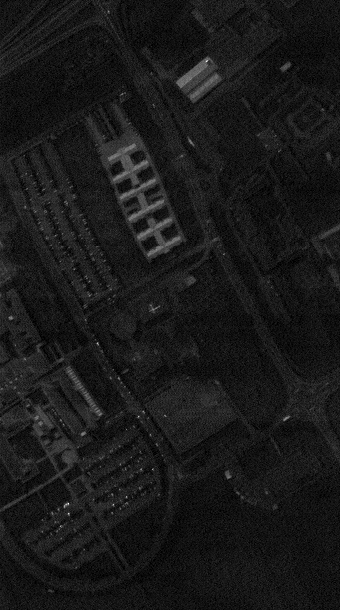
#> input picture openhsl/annotation maker/hsi_img_data/img_0000.PNG, 340 x 610 px
$ python -i split.py   (imports and definitions only)
#> lines starting #> are read from the running program, lines starting #| are printed output that depends on the picture; after the words box and inside, x2 and y2 are one past the last pixel; in counts of white or black regions, pixels touching at a corner belong together
#> further down, picture is the input picture: shape (610, 340, 3); min 0, max 31, mean 3.1
# -*- coding: utf-8 -*-
import numpy
import cv2

BLUR_SIZE = 3
THRESHOLD_BLOCK_SIZE = 13


def detect_object(img):
    img = cv2.cvtColor(img, cv2.COLOR_BGR2GRAY)
    img = cv2.medianBlur(img, BLUR_SIZE)
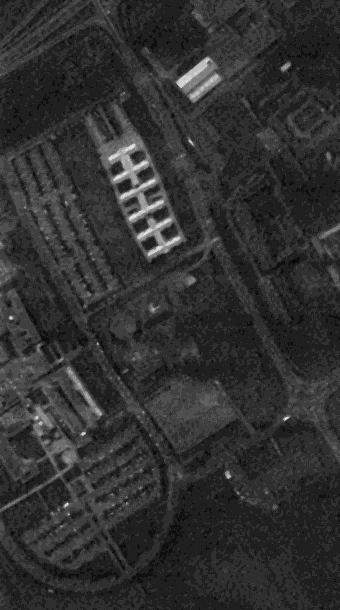
#> img: shape (610, 340); min 0, max 16, mean 3.11; drawn with min black and max white
    min_val, max_val, min_loc, max_loc = cv2.minMaxLoc(img)
#> min_val = 0; max_val = 16; min_loc = (71, 36); max_loc = (285, 418)
    val, img = cv2.threshold(img, 0, max_val, cv2.THRESH_BINARY + cv2.THRESH_OTSU)
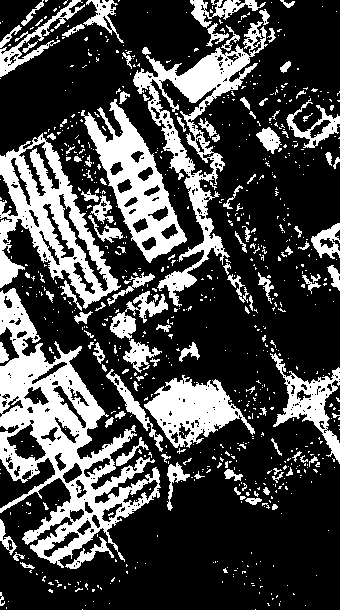
#> img: shape (610, 340); values 0 (black) and 16 (white), 27.9% white; 805 white regions (689 under 20 px)
#> val = 3
    contours, hierarchy = cv2.findContours(img, cv2.RETR_TREE, cv2.CHAIN_APPROX_SIMPLE)
#> contours = 1207 contours, 1052 with area under 20; largest, box (x1, y1, x2, y2) and area: (0, 288, 161, 568) 17678, (0, 133, 121, 309) 9492, (133, 21, 268, 307) 9041, (81, 99, 187, 263) 6590, (144, 375, 255, 448) 3918
    if len(contours) == 0:
        return (0, 0), (img.shape[1], img.shape[0])
    contours = numpy.concatenate(contours)
#> contours = contour of 15210 points, box (x1, y1, x2, y2) (0, 0, 340, 610), area 83394
    x, y, w, h = cv2.boundingRect(contours)
#> x = 0; y = 0; w = 340; h = 610
    return (x, y), (x + w, y + h)


class Splitter(object):

    def __init__(self):
        self.spectrum_rect = None

    def split(self, img):
        if self.spectrum_rect is None:
            self.detect_boxes(img)
        return img[self.spectrum_rect[0][0] : self.spectrum_rect[0][1],
                   self.spectrum_rect[1][0] : self.spectrum_rect[1][1]]

    def detect_boxes(self, img):
        self.spectrum_rect = detect_object(img)

>>> import cv2
>>> picture = cv2.imread('../openhsl/annotation maker/hsi_img_data/img_0000.PNG')
>>> result = detect_object(picture)
#> result = ((0, 0), (340, 610))
